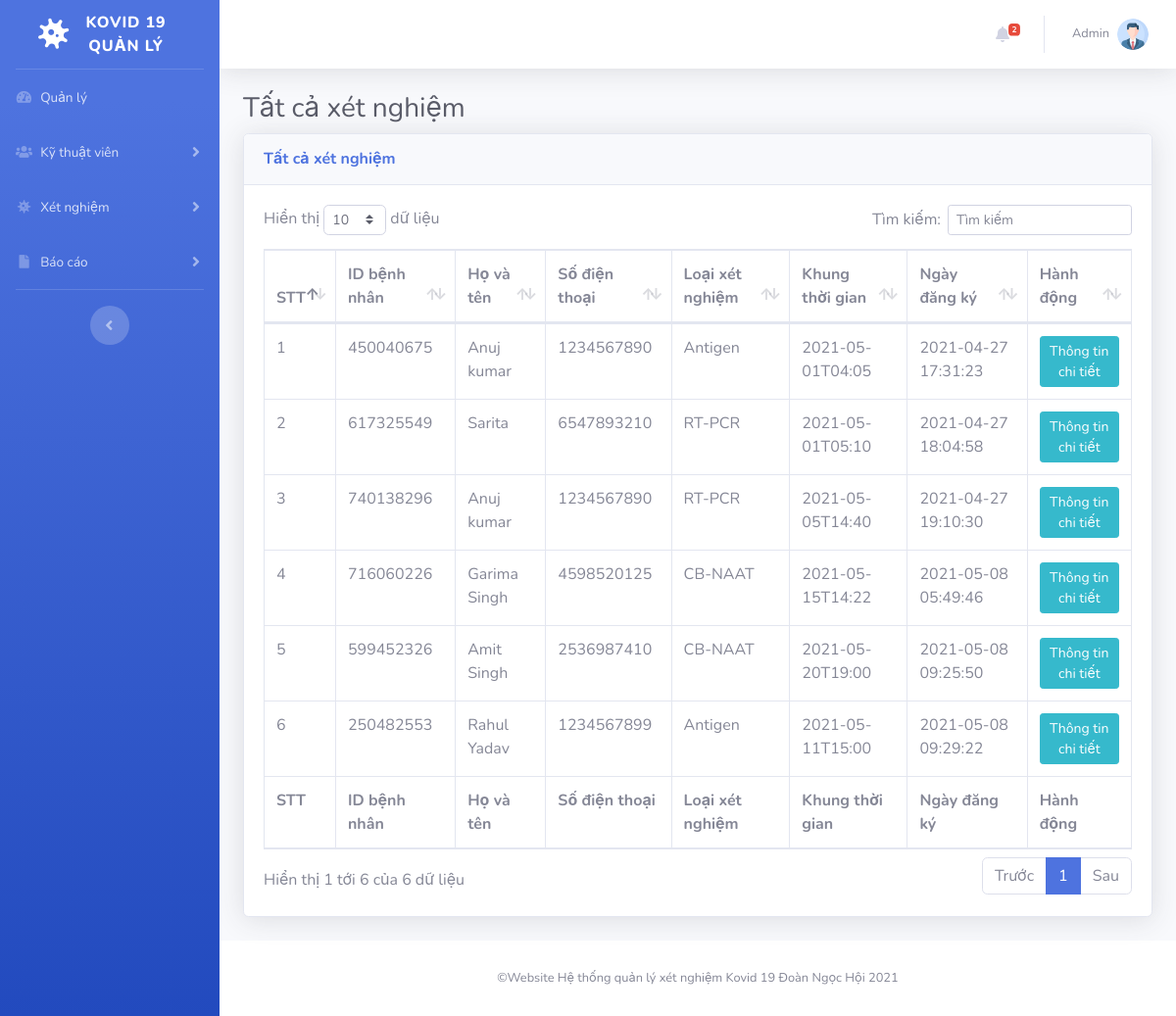
Page /covid-tms/admin/all-test.php (signed in) on the committed database.
### tables this page shows
CREATE TABLE `tbltestrecord` (
  `id` int(11) NOT NULL,
  `OrderNumber` bigint(14) DEFAULT NULL,
  `PatientMobileNumber` bigint(14) DEFAULT NULL,
  `TestType` varchar(100) DEFAULT NULL,
  `TestTimeSlot` varchar(120) DEFAULT NULL,
  `ReportStatus` varchar(100) DEFAULT NULL,
  `FinalReport` varchar(150) DEFAULT NULL,
  `ReportUploadTime` varchar(200) DEFAULT NULL,
  `RegistrationDate` timestamp NULL DEFAULT current_timestamp(),
  `AssignedtoEmpId` varchar(150) DEFAULT NULL,
  `AssigntoName` varchar(180) DEFAULT NULL,
  `AssignedTime` varchar(100) DEFAULT NULL
);

CREATE TABLE `tblpatients` (
  `id` int(11) NOT NULL,
  `FullName` varchar(120) DEFAULT NULL,
  `MobileNumber` bigint(12) DEFAULT NULL,
  `DateOfBirth` date DEFAULT NULL,
  `GovtIssuedId` varchar(150) DEFAULT NULL,
  `GovtIssuedIdNo` varchar(150) DEFAULT NULL,
  `FullAddress` varchar(255) DEFAULT NULL,
  `State` varchar(200) DEFAULT NULL,
  `RegistrationDate` timestamp NOT NULL DEFAULT current_timestamp()
);

### covid-tms/admin/all-test.php (the view, shortened to what this page needs)
<?php session_start();
include_once('includes/config.php');
if (strlen($_SESSION['aid'] == 0)) {
    header('location:logout.php');
} else {
?>
    <!DOCTYPE html>
    <html lang="en">
    <head>
        <link href="vendor/fontawesome-free/css/all.min.css" rel="stylesheet" type="text/css">
        <link href="css/sb-admin-2.min.css" rel="stylesheet">
        <link href="vendor/datatables/dataTables.bootstrap4.min.css" rel="stylesheet">
    </head>
    <body id="page-top">
        <div id="wrapper">
            <?php include_once('includes/sidebar.php'); ?>
            <div id="content-wrapper" class="d-flex flex-column">
                <div id="content">
                    <?php include_once('includes/topbar.php'); ?>
                    <div class="container-fluid">
                        <h1 class="h3 mb-2 text-gray-800">Tất cả xét nghiệm</h1>
                        <div class="card shadow mb-4">
                            <div class="card-header py-3">
                                <h6 class="m-0 font-weight-bold text-primary">Tất cả xét nghiệm</h6>
                            </div>
                            <div class="card-body">
                                <div class="table-responsive">
                                    <form name="assignto" method="post">
                                        <table class="table table-bordered" id="dataTable" width="100%" cellspacing="0">
                                            <thead>
                                                <tr>
                                                    <th>STT</th>
                                                    <th>ID bệnh nhân</th>
                                                    <th>Họ và tên</th>
                                                    <th>Số điện thoại</th>
                                                    <th>Loại xét nghiệm</th>
                                                    <th>Khung thời gian</th>
                                                    <th>Ngày đăng ký</th>
                                                    <th>Hành động</th>
                                                </tr>
                                            </thead>
                                            <tfoot>
                                                <tr>
                                                    <th>STT</th>
                                                    <th>ID bệnh nhân</th>
                                                    <th>Họ và tên</th>
                                                    <th>Số điện thoại</th>
                                                    <th>Loại xét nghiệm</th>
                                                    <th>Khung thời gian</th>
                                                    <th>Ngày đăng ký</th>
                                                    <th>Hành động</th>
                                                </tr>
                                            </tfoot>
                                            <tbody>
                                                <?php $query = mysqli_query($con, "select tbltestrecord.OrderNumber,tblpatients.FullName,tblpatients.MobileNumber,tbltestrecord.TestType,tbltestrecord.TestTimeSlot,tbltestrecord.RegistrationDate,tbltestrecord.id as testid from tbltestrecord
join tblpatients on tblpatients.MobileNumber=tbltestrecord.PatientMobileNumber
    ");
                                                $cnt = 1;
                                                while ($row = mysqli_fetch_array($query)) {
                                                ?>
                                                    <tr>
                                                        <td><?php echo $cnt; ?></td>
                                                        <td><?php echo $row['OrderNumber']; ?></td>
                                                        <td><?php echo $row['FullName']; ?></td>
                                                        <td><?php echo $row['MobileNumber']; ?></td>
                                                        <td><?php echo $row['TestType']; ?></td>
                                                        <td><?php echo $row['TestTimeSlot']; ?></td>
                                                        <td><?php echo $row['RegistrationDate']; ?></td>
                                                        <td>
                                                            <a href="test-details.php?tid=<?php echo $row['testid']; ?>&&oid=<?php echo $row['OrderNumber']; ?>" class="btn btn-info btn-sm">Thông tin chi tiết</a>
                                                        </td>
                                                    </tr>
                                                <?php $cnt++;
                                                } ?>
                                            </tbody>
                                        </table>
                                    </form>
                                </div>
                            </div>
                        </div>
                    </div>
                </div>
                <?php include_once('includes/footer.php'); ?>
            </div>
        </div>
    </body>
    </html>
<?php } ?>

### covid-tms/admin/includes/sidebar.php (shortened to what this page needs)
        <ul class="navbar-nav bg-gradient-primary sidebar sidebar-dark accordion" id="accordionSidebar">
            <a class="sidebar-brand d-flex align-items-center justify-content-center" href="#">
                <div class="sidebar-brand-icon rotate-n-15">
                    <i class="fas fa-virus"></i>
                </div>
                <div class="sidebar-brand-text mx-3">KOVID 19<br /> Quản lý</div>
            </a>
            <hr class="sidebar-divider my-0">
<?php if($_SESSION['aid']):?>
     <li class="nav-item">
                <a class="nav-link" href="dashboard.php">
                    <i class="fas fa-fw fa-tachometer-alt"></i>
                    <span>Quản lý</span></a>
            </li>
    <li class="nav-item">
                <a class="nav-link collapsed" href="#" data-toggle="collapse" data-target="#collapseOne"
                    aria-expanded="true" aria-controls="collapseOne">
                    <i class="fas fa-fw fa-users"></i>
                    <span>Kỹ thuật viên</span>
                </a>
            </li>
     <li class="nav-item">
                <a class="nav-link collapsed" href="#" data-toggle="collapse" data-target="#collapseTwo"
                    aria-expanded="true" aria-controls="collapseTwo">
                    <i class="fas fa-fw fa-virus"></i>
                    <span>Xét nghiệm</span>
                </a>
            </li>
   <li class="nav-item">
                <a class="nav-link collapsed" href="#" data-toggle="collapse" data-target="#collapseThree"
                    aria-expanded="true" aria-controls="collapseThree">
                    <i class="fas fa-fw fa-file"></i>
                    <span>Báo cáo</span>
                </a>
            </li>
<?php endif;    ?>
            <hr class="sidebar-divider d-none d-md-block">
            <div class="text-center d-none d-md-inline">
                <button class="rounded-circle border-0" id="sidebarToggle"></button>
            </div>
        </ul>

### covid-tms/admin/includes/topbar.php (shortened to what this page needs)
      <nav class="navbar navbar-expand navbar-light bg-white topbar mb-4 static-top shadow">
            <?php if($_SESSION['aid']):?>
                    <ul class="navbar-nav ml-auto">
<?php $query=mysqli_query($con,"select * from tbltestrecord where ReportStatus is null");
$count=mysqli_num_rows($query);
?>
                        <li class="nav-item dropdown no-arrow mx-1">
                            <a class="nav-link dropdown-toggle" href="#" id="alertsDropdown" role="button"
                                data-toggle="dropdown" aria-haspopup="true" aria-expanded="false">
                                <i class="fas fa-bell fa-fw"></i>
                                <span class="badge badge-danger badge-counter"><?php echo $count;?></span>
                            </a>
                        </li>
                        <li class="nav-item dropdown no-arrow">
                            <a class="nav-link dropdown-toggle" href="#" id="userDropdown" role="button"
                                data-toggle="dropdown" aria-haspopup="true" aria-expanded="false">
                <?php
$adid=$_SESSION['aid'];
$ret1=mysqli_query($con,"select AdminName from tbladmin where ID='$adid'");
while($row1=mysqli_fetch_array($ret1)){
?>
                                <span class="mr-2 d-none d-lg-inline text-gray-600 small"><?php  echo $row1['AdminName'];?></span>
                           <?php } ?>
                                <img class="img-profile rounded-circle"
                                    src="img/profile.png">
                            </a>
                        </li>
                    </ul>
                <?php endif;?>
                </nav>

### covid-tms/admin/includes/footer.php
<footer class="sticky-footer bg-white">
    <div class="container my-auto">
        <div class="copyright text-center my-auto">
            <span> &copy;Website Hệ thống quản lý xét nghiệm Kovid 19 Đoàn Ngọc Hội 2021</span>
        </div>
    </div>
</footer>

### rows in the picture
tbltestrecord: OrderNumber "450040675", tblpatients.FullName "Anuj kumar", tblpatients.MobileNumber "1234567890", TestType "Antigen", TestTimeSlot "2021-05-01T04:05", RegistrationDate "2021-04-27 17:31:23"
tbltestrecord: OrderNumber "617325549", tblpatients.FullName "Sarita", tblpatients.MobileNumber "6547893210", TestType "RT-PCR", TestTimeSlot "2021-05-01T05:10", RegistrationDate "2021-04-27 18:04:58"
tbltestrecord: OrderNumber "740138296", tblpatients.FullName "Anuj kumar", tblpatients.MobileNumber "1234567890", TestType "RT-PCR", TestTimeSlot "2021-05-05T14:40", RegistrationDate "2021-04-27 19:10:30"
tbltestrecord: OrderNumber "716060226", tblpatients.FullName "Garima Singh", tblpatients.MobileNumber "4598520125", TestType "CB-NAAT", TestTimeSlot "2021-05-15T14:22", RegistrationDate "2021-05-08 05:49:46"
tbltestrecord: OrderNumber "599452326", tblpatients.FullName "Amit Singh", tblpatients.MobileNumber "2536987410", TestType "CB-NAAT", TestTimeSlot "2021-05-20T19:00", RegistrationDate "2021-05-08 09:25:50"
tbltestrecord: OrderNumber "250482553", tblpatients.FullName "Rahul Yadav", tblpatients.MobileNumber "1234567899", TestType "Antigen", TestTimeSlot "2021-05-11T15:00", RegistrationDate "2021-05-08 09:29:22"

### other values in the picture
$count "2"
$row1['AdminName'] "Admin"
